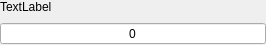
<?xml version="1.0" encoding="UTF-8"?>
<ui version="4.0">
 <class>WidgetsSpinBoxLayout</class>
 <widget class="QFrame" name="WidgetsSpinBoxLayout">
  <property name="geometry">
   <rect>
    <x>0</x>
    <y>0</y>
    <width>266</width>
    <height>44</height>
   </rect>
  </property>
  <property name="windowTitle">
   <string>Form</string>
  </property>
  <layout class="QVBoxLayout" name="verticalLayout">
   <property name="spacing">
    <number>8</number>
   </property>
   <property name="leftMargin">
    <number>0</number>
   </property>
   <property name="topMargin">
    <number>0</number>
   </property>
   <property name="rightMargin">
    <number>0</number>
   </property>
   <property name="bottomMargin">
    <number>0</number>
   </property>
   <item>
    <widget class="QLabel" name="label">
     <property name="text">
      <string>TextLabel</string>
     </property>
     <property name="a_label" stdset="0">
      <bool>true</bool>
     </property>
    </widget>
   </item>
   <item>
    <widget class="WidgetsSpinBoxWithCustomDisplay" name="spinBox">
     <property name="sizePolicy">
      <sizepolicy hsizetype="Expanding" vsizetype="Fixed">
       <horstretch>0</horstretch>
       <verstretch>0</verstretch>
      </sizepolicy>
     </property>
     <property name="alignment">
      <set>Qt::AlignCenter</set>
     </property>
     <property name="buttonSymbols">
      <enum>QAbstractSpinBox::NoButtons</enum>
     </property>
    </widget>
   </item>
  </layout>
 </widget>
 <customwidgets>
  <customwidget>
   <class>WidgetsSpinBoxWithCustomDisplay</class>
   <extends>QSpinBox</extends>
   <header location="global">WidgetsModule/Widgets/widgetsspinboxwithcustomdisplay.h</header>
  </customwidget>
 </customwidgets>
 <resources/>
 <connections/>
</ui>
